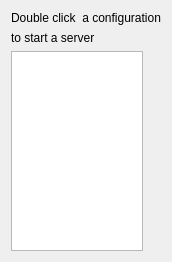
<?xml version="1.0" encoding="UTF-8"?>
<ui version="4.0">
 <class>ConfigSelector</class>
 <widget class="QWidget" name="ConfigSelector">
  <property name="geometry">
   <rect>
    <x>0</x>
    <y>0</y>
    <width>155</width>
    <height>260</height>
   </rect>
  </property>
  <property name="maximumSize">
   <size>
    <width>155</width>
    <height>260</height>
   </size>
  </property>
  <property name="windowTitle">
   <string>Configs</string>
  </property>
  <layout class="QGridLayout" name="gridLayout">
   <item row="0" column="0">
    <layout class="QVBoxLayout" name="verticalLayout_2">
     <item>
      <layout class="QVBoxLayout" name="verticalLayout">
       <item>
        <widget class="QLabel" name="label">
         <property name="text">
          <string>Double click  a configuration</string>
         </property>
        </widget>
       </item>
       <item>
        <widget class="QLabel" name="label_2">
         <property name="text">
          <string>to start a server</string>
         </property>
        </widget>
       </item>
      </layout>
     </item>
     <item>
      <widget class="QListWidget" name="listWidget">
       <property name="minimumSize">
        <size>
         <width>132</width>
         <height>200</height>
        </size>
       </property>
       <property name="maximumSize">
        <size>
         <width>132</width>
         <height>200</height>
        </size>
       </property>
      </widget>
     </item>
    </layout>
   </item>
  </layout>
 </widget>
 <resources/>
 <connections/>
</ui>
